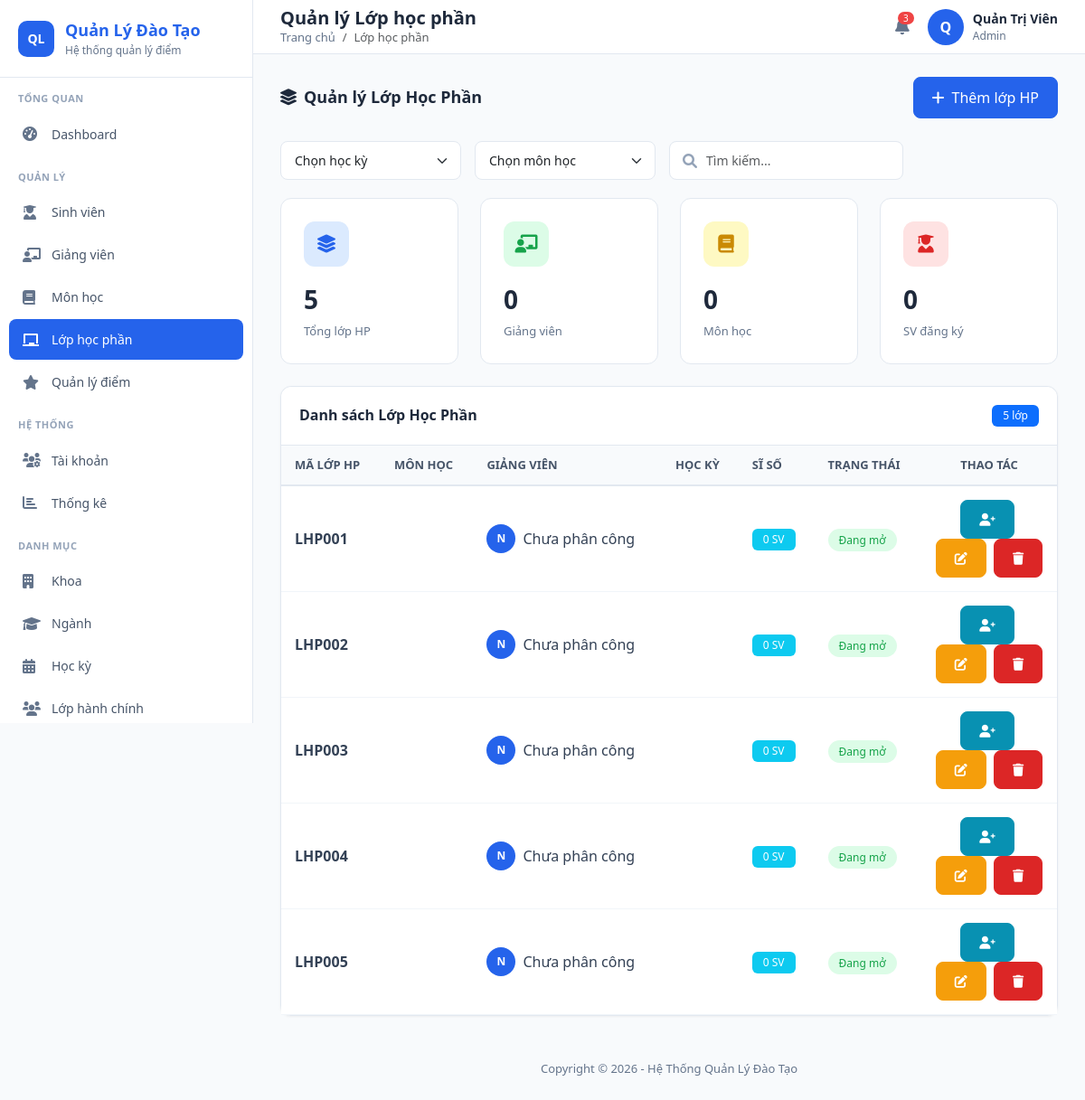
The page /public/index.php?url=LopHocPhan/index (signed in) on the database its author committed.
### tables this page shows
CREATE TABLE LOP_HOC_PHAN (
    MaLopHocPhan VARCHAR(20) PRIMARY KEY,
    MaMonHoc VARCHAR(20) NOT NULL,
    MaHocKy VARCHAR(10) NOT NULL,
    MaGiangVien VARCHAR(20) NOT NULL,
    PhongHoc VARCHAR(50),
    SoLuongToiDa INT DEFAULT 60,
    TrangThai INT DEFAULT 1,
    FOREIGN KEY (MaMonHoc) REFERENCES MON_HOC(MaMonHoc),
    FOREIGN KEY (MaHocKy) REFERENCES HOC_KY(MaHocKy),
    FOREIGN KEY (MaGiangVien) REFERENCES GIANG_VIEN(MaGiangVien)
);

### app/controllers/LopHocPhanController.php (called while the page is built, shortened)
<?php
require_once __DIR__ . '/../config/Database.php';
require_once __DIR__ . '/../models/LopHocPhanModel.php';
class LopHocPhanController {
    private $lhpModel;
    public function __construct() {
        $database = new Database();
        $this->db = $database->getConnection();
        $this->lhpModel = new LopHocPhanModel($this->db);
    }
    public function index() {
        $lophps = $this->lhpModel->readAll();
        $data = [
            'lophps' => $lophps,
            'pageTitle' => 'Quản lý Lớp học phần',
            'breadcrumb' => 'Lớp học phần'
        ];
        require_once "../app/views/lophocphan/index.php";
    }
}
?>

### app/core/App.php (called while the page is built, shortened)
<?php
class App {
    protected $method = 'index';
    public function __construct() {
        $url = $this->parseUrl();
        if ($url != null && file_exists('../app/controllers/' . ucfirst($url[0]) . 'Controller.php')) {
            unset($url[0]);
        }
        $this->controller = new $this->controller;
        if (isset($url[1])) {
            if (method_exists($this->controller, $url[1])) {
                $this->method = $url[1];
                unset($url[1]);
            }
        }
        $this->params = $url ? array_values($url) : [];
        call_user_func_array([$this->controller, $this->method], $this->params);
    }
    public function parseUrl() {
        if (isset($_GET['url'])) {
            return explode('/', filter_var(rtrim($_GET['url'], '/'), FILTER_SANITIZE_URL));
        }
        return null;
    }
}
?>

### public/index.php (called while the page is built, shortened)
<?php
$app = new App();
?>

### app/config/Database.php (called while the page is built, shortened)
<?php
class Database {
    private $host = 'localhost';
    private $db   = 'qldiem';
    private $user = 'root';
    private $pass = '';
    private $charset = 'utf8mb4';
    public function getConnection() {
        $this->conn = null;
        $dsn = "mysql:host=" . $this->host . ";dbname=" . $this->db . ";charset=" . $this->charset;
        $options = [
            PDO::ATTR_ERRMODE            => PDO::ERRMODE_EXCEPTION,
            PDO::ATTR_DEFAULT_FETCH_MODE => PDO::FETCH_ASSOC,
            PDO::ATTR_EMULATE_PREPARES   => false,
        ];
        try {
            $this->conn = new PDO($dsn, $this->user, $this->pass, $options);
        } catch (PDOException $e) {
            die('Kết nối database thất bại: ' . $e->getMessage());
        }
        return $this->conn;
    }
}
?>

### app/models/LopHocPhanModel.php (called while the page is built, shortened)
<?php
require_once __DIR__ . '/../config/Database.php';
class LopHocPhanModel {
    private $conn;
    private $table_name = "LOP_HOC_PHAN";
    public function __construct($db) {
        $this->conn = $db;
    }
    public function readAll() {
        $query = "SELECT * FROM " . $this->table_name;
        $stmt = $this->conn->prepare($query);
        $stmt->execute();
        return $stmt->fetchAll(PDO::FETCH_ASSOC);
    }
}

### app/views/lophocphan/index.php (the view, shortened to what this page needs)
<?php require_once '../app/views/layouts/header.php'; ?>
<div class="page-header">
    <h4><i class="fas fa-layer-group me-2"></i>Quản lý Lớp Học Phần</h4>
    <button class="btn btn-primary" data-bs-toggle="modal" data-bs-target="#addModal">
        <i class="fas fa-plus me-2"></i>Thêm lớp HP
    </button>
</div>
<div class="filter-bar">
    <select class="form-select" id="filterHocKy">
        <option value="">Chọn học kỳ</option>
    </select>
    <select class="form-select" id="filterMonHoc">
        <option value="">Chọn môn học</option>
    </select>
    <div class="search-box">
        <i class="fas fa-search"></i>
        <input type="text" class="form-control" placeholder="Tìm kiếm..." id="searchInput">
    </div>
</div>
<div class="row mb-4">
    <div class="col-md-3">
        <div class="stat-card">
            <div class="stat-icon blue"><i class="fas fa-layer-group"></i></div>
            <div class="stat-value"><?= $data['totalLHP'] ?? count($data['lophps'] ?? []) ?></div>
            <div class="stat-label">Tổng lớp HP</div>
        </div>
    </div>
    <div class="col-md-3">
        <div class="stat-card">
            <div class="stat-icon green"><i class="fas fa-chalkboard-teacher"></i></div>
            <div class="stat-value"><?= $data['totalGV'] ?? 0 ?></div>
            <div class="stat-label">Giảng viên</div>
        </div>
    </div>
    <div class="col-md-3">
        <div class="stat-card">
            <div class="stat-icon yellow"><i class="fas fa-book"></i></div>
            <div class="stat-value"><?= $data['totalMH'] ?? count($data['monhocs'] ?? []) ?></div>
            <div class="stat-label">Môn học</div>
        </div>
    </div>
    <div class="col-md-3">
        <div class="stat-card">
            <div class="stat-icon red"><i class="fas fa-user-graduate"></i></div>
            <div class="stat-value"><?= $data['totalSV'] ?? 0 ?></div>
            <div class="stat-label">SV đăng ký</div>
        </div>
    </div>
</div>
<div class="card">
    <div class="card-header d-flex justify-content-between align-items-center">
        <h5 class="card-title mb-0">Danh sách Lớp Học Phần</h5>
        <span class="badge bg-primary"><?= count($data['lophps'] ?? []) ?> lớp</span>
    </div>
    <div class="card-body p-0">
        <div class="table-responsive">
            <table class="table" id="dataTable">
                <thead>
                    <tr>
                        <th>Mã lớp HP</th>
                        <th>Môn học</th>
                        <th>Giảng viên</th>
                        <th>Học kỳ</th>
                        <th>Sĩ số</th>
                        <th>Trạng thái</th>
                        <th width="150" class="text-center">Thao tác</th>
                    </tr>
                </thead>
                <tbody>
                    <?php if(!empty($data['lophps'])): ?>
                        <?php foreach($data['lophps'] as $lhp): ?>
                        <tr>
                            <td><strong><?= $lhp['MaLopHP'] ?? $lhp['MaLopHocPhan'] ?? '' ?></strong></td>
                            <td><?= $lhp['TenMon'] ?? $lhp['TenMonHoc'] ?? '' ?></td>
                            <td>
                                <div class="d-flex align-items-center">
                                    <div class="avatar-sm me-2"><?= substr($lhp['TenGV'] ?? 'N', 0, 1) ?></div>
                                    <?= $lhp['TenGV'] ?? $lhp['TenGiangVien'] ?? 'Chưa phân công' ?>
                                </div>
                            </td>
                            <td><?= $lhp['TenHocKy'] ?? '' ?></td>
                            <td><span class="badge bg-info"><?= $lhp['SiSo'] ?? 0 ?> SV</span></td>
                            <td>
                                <?php if(($lhp['TrangThai'] ?? 1) == 1): ?>
                                    <span class="status-active">Đang mở</span>
                                <?php else: ?>
                                    <span class="status-inactive">Đã đóng</span>
                                <?php endif; ?>
                            </td>
                            <td class="text-center">
                                <button class="btn btn-sm btn-info me-1" data-bs-toggle="modal" data-bs-target="#assignModal"
                                    onclick="setAssignLop('<?= $lhp['MaLopHP'] ?? $lhp['MaLopHocPhan'] ?? '' ?>')">
                                    <i class="fas fa-user-plus"></i>
                                </button>
                                <a href="index.php?url=LopHocPhan/edit/<?= $lhp['MaLopHP'] ?? $lhp['MaLopHocPhan'] ?? '' ?>" class="btn btn-sm btn-warning me-1">
                                    <i class="fas fa-edit"></i>
                                </a>
                                <a href="index.php?url=LopHocPhan/delete/<?= $lhp['MaLopHP'] ?? $lhp['MaLopHocPhan'] ?? '' ?>"
                                   class="btn btn-sm btn-danger" onclick="return confirm('Bạn có chắc chắn muốn xóa?')">
                                    <i class="fas fa-trash"></i>
                                </a>
                            </td>
                        </tr>
                        <?php endforeach; ?>
                    <?php endif; ?>
                </tbody>
            </table>
        </div>
    </div>
</div>
<?php require_once '../app/views/layouts/footer.php'; ?>

### public/css/admin.css (style rules this page uses)
:root { --primary-color: #2563eb; --primary-dark: #1d4ed8; --sidebar-width: 280px; --header-height: 60px; }
* { margin: 0; padding: 0; box-sizing: border-box; }
body { font-family: 'Segoe UI', Tahoma, Geneva, Verdana, sans-serif; background-color: #f8fafc; min-height: 100vh; }
.card { background: #fff; border-radius: 12px; border: 1px solid #e2e8f0; box-shadow: 0 1px 3px rgba(0,0,0,0.05); }
.card-header { background: #fff; border-bottom: 1px solid #e2e8f0; padding: 20px; border-radius: 12px 12px 0 0 !important; color: #1e293b; }
.card-title { font-size: 16px; font-weight: 600; color: #1e293b; margin: 0; }
.card-body { padding: 20px; }
.btn { border-radius: 8px; font-weight: 500; padding: 10px 20px; transition: all 0.2s; }
.btn-primary { background: var(--primary-color); border-color: var(--primary-color); }
.btn-danger { background: #dc2626; border-color: #dc2626; }
.btn-warning { background: #f59e0b; border-color: #f59e0b; color: #fff; }
.btn-info { background: #0891b2; border-color: #0891b2; color: #fff; }
.table { margin: 0; }
.table thead th { background: #f8fafc; border-bottom: 2px solid #e2e8f0; color: #475569; font-weight: 600; font-size: 13px; text-transform: uppercase; padding: 12px 15px; }
.table tbody td { padding: 15px; vertical-align: middle; border-bottom: 1px solid #f1f5f9; color: #334155; }
.stat-card { background: #fff; border-radius: 12px; padding: 25px; border: 1px solid #e2e8f0; }
.stat-card .stat-icon { width: 50px; height: 50px; border-radius: 12px; display: flex; align-items: center; justify-content: center; font-size: 20px; }
.stat-card .stat-icon.blue { background: #dbeafe; color: var(--primary-color); }
.stat-card .stat-icon.green { background: #dcfce7; color: #16a34a; }
.stat-card .stat-icon.yellow { background: #fef9c3; color: #ca8a04; }
.stat-card .stat-icon.red { background: #fee2e2; color: #dc2626; }
.stat-card .stat-value { font-size: 28px; font-weight: 700; color: #1e293b; margin-top: 15px; }
.stat-card .stat-label { font-size: 13px; color: #64748b; margin-top: 5px; }
.form-control, .form-select { border-radius: 8px; border: 1px solid #e2e8f0; padding: 10px 15px; font-size: 14px; }
.badge { padding: 6px 12px; border-radius: 6px; font-weight: 500; font-size: 12px; }
.page-header { display: flex; justify-content: space-between; align-items: center; margin-bottom: 25px; }
.page-header h4 { font-size: 18px; font-weight: 600; color: #1e293b; margin: 0; }
.search-box { position: relative; }
.search-box input { padding-left: 40px; }
.search-box i { position: absolute; left: 15px; top: 50%; transform: translateY(-50%); color: #94a3b8; }
.status-active { background: #dcfce7; color: #16a34a; padding: 4px 12px; border-radius: 20px; font-size: 12px; font-weight: 500; }
.filter-bar { display: flex; gap: 15px; margin-bottom: 20px; flex-wrap: wrap; }
.filter-bar .form-control, .filter-bar .form-select { width: auto; min-width: 200px; }

### app/views/lophocphan/index.php (style rules this page uses)
.avatar-sm { width: 32px; height: 32px; background: var(--primary-color); color: white; border-radius: 50%; display: flex; align-items: center; justify-content: center; font-size: 12px; font-weight: 600; }

### rows shown on the page
lop_hoc_phan: MaLopHocPhan "LHP001", TenGV "N", TenGV "Chưa phân công", SiSo "0", TrangThai "Đang mở"
lop_hoc_phan: MaLopHocPhan "LHP002", TenGV "N", TenGV "Chưa phân công", SiSo "0", TrangThai "Đang mở"
lop_hoc_phan: MaLopHocPhan "LHP003", TenGV "N", TenGV "Chưa phân công", SiSo "0", TrangThai "Đang mở"
lop_hoc_phan: MaLopHocPhan "LHP004", TenGV "N", TenGV "Chưa phân công", SiSo "0", TrangThai "Đang mở"
lop_hoc_phan: MaLopHocPhan "LHP005", TenGV "N", TenGV "Chưa phân công", SiSo "0", TrangThai "Đang mở"

### other values the page prints
$data['pageTitle'] "Quản lý Lớp học phần"
$data['breadcrumb'] "Lớp học phần"
substr($_SESSION['user_name'] ?? 'A', 0, 1) "Q"
$_SESSION['user_name'] "Quản Trị Viên"
$_SESSION['user_role'] "Admin"
$data['totalLHP'] "5"
$data['totalGV'] "0"
$data['totalMH'] "0"
$data['totalSV'] "0"
count($data['lophps'] ?? []) "5"
